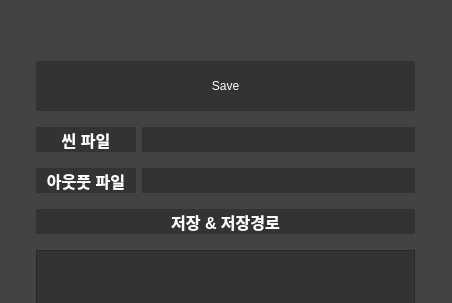
<?xml version="1.0" encoding="UTF-8"?>
<ui version="4.0">
 <class>Dialog</class>
 <widget class="QDialog" name="Dialog">
  <property name="geometry">
   <rect>
    <x>0</x>
    <y>0</y>
    <width>452</width>
    <height>303</height>
   </rect>
  </property>
  <property name="windowTitle">
   <string>Dialog</string>
  </property>
  <property name="styleSheet">
   <string notr="true">background-color: rgb(67, 67, 67);</string>
  </property>
  <widget class="QWidget" name="gridLayoutWidget">
   <property name="geometry">
    <rect>
     <x>0</x>
     <y>10</y>
     <width>451</width>
     <height>497</height>
    </rect>
   </property>
   <layout class="QGridLayout" name="gridLayout">
    <item row="2" column="3" colspan="2">
     <widget class="QLabel" name="Sin_File_Path_2">
      <property name="maximumSize">
       <size>
        <width>16777215</width>
        <height>25</height>
       </size>
      </property>
      <property name="styleSheet">
       <string notr="true">background-color: rgb(51, 51, 51);
color: white;</string>
      </property>
      <property name="text">
       <string/>
      </property>
     </widget>
    </item>
    <item row="6" column="4">
     <widget class="QPushButton" name="Back_Button">
      <property name="maximumSize">
       <size>
        <width>100</width>
        <height>16777215</height>
       </size>
      </property>
      <property name="font">
       <font>
        <pointsize>12</pointsize>
        <weight>75</weight>
        <bold>true</bold>
       </font>
      </property>
      <property name="styleSheet">
       <string notr="true">background-color: rgb(51, 51, 51);
color: white;</string>
      </property>
      <property name="text">
       <string>Back</string>
      </property>
     </widget>
    </item>
    <item row="6" column="5">
     <widget class="QLabel" name="Sin_File_Path_5">
      <property name="maximumSize">
       <size>
        <width>30</width>
        <height>25</height>
       </size>
      </property>
      <property name="styleSheet">
       <string notr="true"/>
      </property>
      <property name="text">
       <string/>
      </property>
     </widget>
    </item>
    <item row="2" column="2">
     <widget class="QLabel" name="Sin_File_2">
      <property name="maximumSize">
       <size>
        <width>100</width>
        <height>25</height>
       </size>
      </property>
      <property name="font">
       <font>
        <pointsize>12</pointsize>
        <weight>75</weight>
        <bold>true</bold>
       </font>
      </property>
      <property name="styleSheet">
       <string notr="true">background-color: rgb(51, 51, 51);
color: white;</string>
      </property>
      <property name="text">
       <string>씬 파일</string>
      </property>
      <property name="alignment">
       <set>Qt::AlignCenter</set>
      </property>
     </widget>
    </item>
    <item row="3" column="3" colspan="2">
     <widget class="QLabel" name="OutPut_File_Path_2">
      <property name="maximumSize">
       <size>
        <width>16777215</width>
        <height>25</height>
       </size>
      </property>
      <property name="styleSheet">
       <string notr="true">background-color: rgb(51, 51, 51);
color: white;</string>
      </property>
      <property name="text">
       <string/>
      </property>
     </widget>
    </item>
    <item row="0" column="2">
     <widget class="QLabel" name="Sin_File_Path_6">
      <property name="maximumSize">
       <size>
        <width>16777215</width>
        <height>25</height>
       </size>
      </property>
      <property name="styleSheet">
       <string notr="true"/>
      </property>
      <property name="text">
       <string/>
      </property>
     </widget>
    </item>
    <item row="5" column="2" colspan="3">
     <widget class="QPlainTextEdit" name="Save_Path_View_2">
      <property name="maximumSize">
       <size>
        <width>16777215</width>
        <height>200</height>
       </size>
      </property>
      <property name="styleSheet">
       <string notr="true">background-color: rgb(51, 51, 51);
color: white;</string>
      </property>
      <property name="tabStopWidth">
       <number>80</number>
      </property>
     </widget>
    </item>
    <item row="6" column="0">
     <widget class="QLabel" name="Sin_File_Path_4">
      <property name="maximumSize">
       <size>
        <width>30</width>
        <height>25</height>
       </size>
      </property>
      <property name="styleSheet">
       <string notr="true"/>
      </property>
      <property name="text">
       <string/>
      </property>
     </widget>
    </item>
    <item row="3" column="2">
     <widget class="QLabel" name="OutPut_File_2">
      <property name="maximumSize">
       <size>
        <width>100</width>
        <height>25</height>
       </size>
      </property>
      <property name="font">
       <font>
        <pointsize>12</pointsize>
        <weight>75</weight>
        <bold>true</bold>
       </font>
      </property>
      <property name="styleSheet">
       <string notr="true">background-color: rgb(51, 51, 51);
color: white;</string>
      </property>
      <property name="text">
       <string>아웃풋 파일</string>
      </property>
      <property name="alignment">
       <set>Qt::AlignCenter</set>
      </property>
     </widget>
    </item>
    <item row="1" column="2" colspan="3">
     <widget class="QLabel" name="Sin_File_Path_3">
      <property name="minimumSize">
       <size>
        <width>0</width>
        <height>50</height>
       </size>
      </property>
      <property name="maximumSize">
       <size>
        <width>16777215</width>
        <height>50</height>
       </size>
      </property>
      <property name="styleSheet">
       <string notr="true">background-color: rgb(51, 51, 51);
color: white;</string>
      </property>
      <property name="text">
       <string>Save</string>
      </property>
      <property name="alignment">
       <set>Qt::AlignCenter</set>
      </property>
     </widget>
    </item>
    <item row="4" column="2" colspan="3">
     <widget class="QLabel" name="Save_Path_2">
      <property name="maximumSize">
       <size>
        <width>16777215</width>
        <height>25</height>
       </size>
      </property>
      <property name="font">
       <font>
        <pointsize>12</pointsize>
        <weight>75</weight>
        <bold>true</bold>
       </font>
      </property>
      <property name="styleSheet">
       <string notr="true">background-color: rgb(51, 51, 51);
color: white;</string>
      </property>
      <property name="text">
       <string>저장 &amp; 저장경로</string>
      </property>
      <property name="alignment">
       <set>Qt::AlignCenter</set>
      </property>
     </widget>
    </item>
    <item row="6" column="2">
     <widget class="QPushButton" name="Final_Save_Button">
      <property name="maximumSize">
       <size>
        <width>100</width>
        <height>16777215</height>
       </size>
      </property>
      <property name="font">
       <font>
        <pointsize>12</pointsize>
        <weight>75</weight>
        <bold>true</bold>
       </font>
      </property>
      <property name="styleSheet">
       <string notr="true">background-color: rgb(51, 51, 51);
color: white;</string>
      </property>
      <property name="text">
       <string>Save</string>
      </property>
     </widget>
    </item>
   </layout>
  </widget>
 </widget>
 <resources/>
 <connections/>
</ui>
